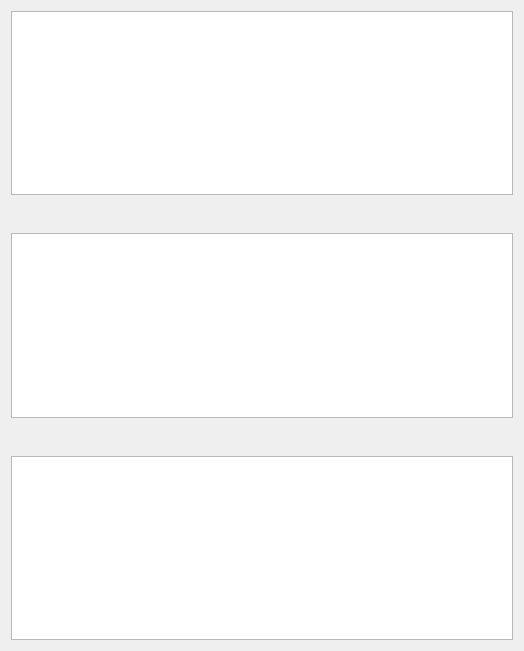
<?xml version="1.0" encoding="UTF-8"?>
<ui version="4.0">
 <class>LogWidget</class>
 <widget class="QWidget" name="logWidget">
  <property name="geometry">
   <rect>
    <x>0</x>
    <y>0</y>
    <width>524</width>
    <height>651</height>
   </rect>
  </property>
  <property name="windowTitle">
   <string>Form</string>
  </property>
  <layout class="QVBoxLayout" name="verticalLayout_2">
   <item>
    <layout class="QVBoxLayout" name="verticalLayout">
     <item>
      <widget class="QListView" name="listView"/>
     </item>
     <item>
      <spacer name="verticalSpacer_2">
       <property name="orientation">
        <enum>Qt::Vertical</enum>
       </property>
       <property name="sizeHint" stdset="0">
        <size>
         <width>20</width>
         <height>40</height>
        </size>
       </property>
      </spacer>
     </item>
     <item>
      <widget class="QTextBrowser" name="textBrowser"/>
     </item>
     <item>
      <spacer name="verticalSpacer">
       <property name="orientation">
        <enum>Qt::Vertical</enum>
       </property>
       <property name="sizeHint" stdset="0">
        <size>
         <width>20</width>
         <height>40</height>
        </size>
       </property>
      </spacer>
     </item>
     <item>
      <widget class="QListView" name="listView_2"/>
     </item>
    </layout>
   </item>
  </layout>
 </widget>
 <resources/>
 <connections/>
</ui>
